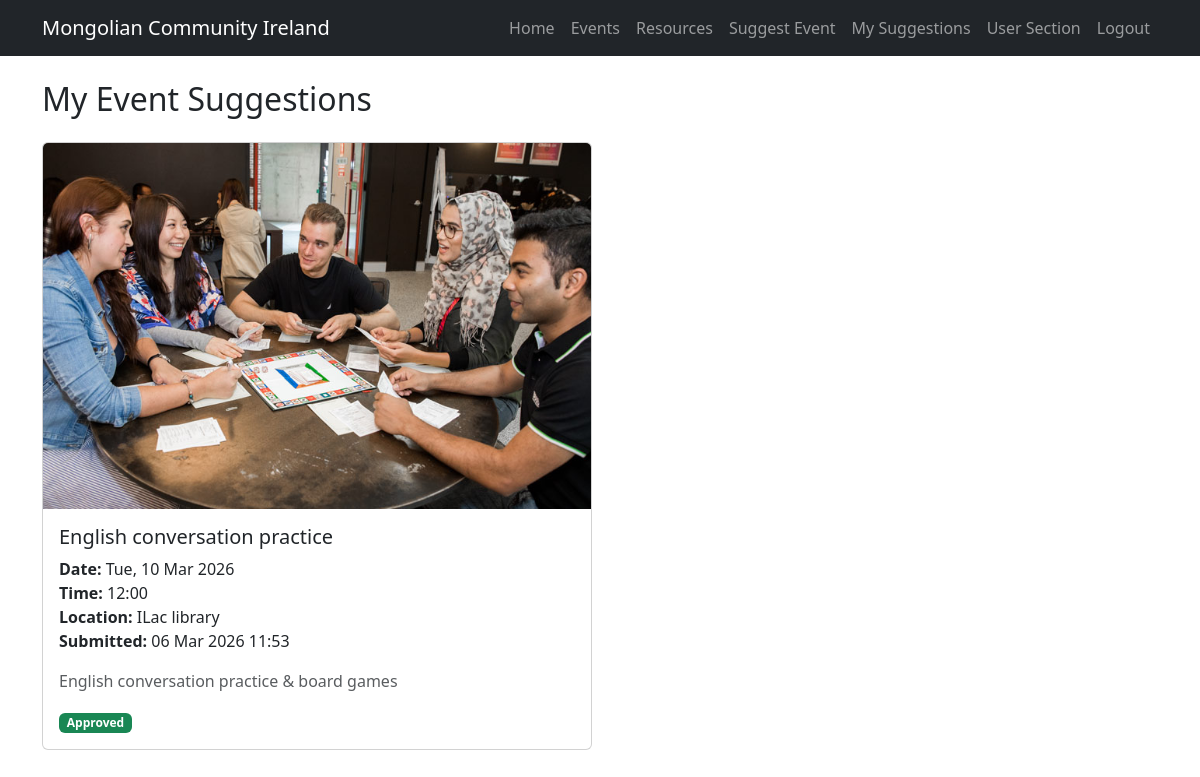
The page /my-suggestions/ (signed in) on the database its author committed.
### portal/models.py (models this page shows, shortened)
class EventSuggestion(models.Model):
    STATUS_CHOICES = [
        ("PENDING", "Pending"),
        ("APPROVED", "Approved"),
        ("REJECTED", "Rejected"),
    ]
    title = models.CharField(max_length=120, validators=[MinLengthValidator(5)])
    description = models.TextField(blank=True, max_length=2000)
    start_datetime = models.DateTimeField()
    location = models.CharField(max_length=120)
    image = models.ImageField(upload_to="event_suggestions/", blank=True, null=True)
    status = models.CharField(max_length=10, choices=STATUS_CHOICES, default="PENDING")
    submitted_at = models.DateTimeField(auto_now_add=True)
    user = models.ForeignKey(User, on_delete=models.CASCADE)

### portal/views.py (the view)
# urls.py: path("my-suggestions/", views.my_suggestions, name="my_suggestions"),
@login_required
def my_suggestions(request):
    suggestions = EventSuggestion.objects.filter(user=request.user).order_by("-submitted_at")
    return render(request, "portal/my_suggestions.html", {"suggestions": suggestions})

### portal/templates/portal/my_suggestions.html (shortened to what this page needs)
{% extends "portal/base.html" %}
{% block content %}
<h2 class="mb-4">My Event Suggestions</h2>
{% if suggestions %}
    <div class="row g-3">
        {% for suggestion in suggestions %}
            <div class="col-md-6">
                <div class="card h-100">
                    {% if suggestion.image %}
                        <img src="{{ suggestion.image.url }}" class="card-img-top" alt="{{ suggestion.title }}">
                    {% endif %}
                    <div class="card-body">
                        <h5 class="card-title">{{ suggestion.title }}</h5>
                        <p class="card-text">
                            <strong>Date:</strong> {{ suggestion.start_datetime|date:"D, d M Y" }}<br>
                            <strong>Time:</strong> {{ suggestion.start_datetime|time:"H:i" }}<br>
                            <strong>Location:</strong> {{ suggestion.location }}<br>
                            <strong>Submitted:</strong> {{ suggestion.submitted_at|date:"d M Y H:i" }}
                        </p>
                        {% if suggestion.description %}
                            <p class="text-muted">
                                {{ suggestion.description|truncatechars:140 }}
                            </p>
                        {% endif %}
                        {% if suggestion.status == "PENDING" %}
                            <span class="badge bg-warning text-dark">Pending</span>
                        {% elif suggestion.status == "APPROVED" %}
                            <span class="badge bg-success">Approved</span>
                        {% elif suggestion.status == "REJECTED" %}
                            <span class="badge bg-danger">Rejected</span>
                        {% endif %}
                    </div>
                </div>
            </div>
        {% endfor %}
    </div>
{% else %}
    <div class="alert alert-info">
        You have not submitted any event suggestions yet.
    </div>
{% endif %}
{% endblock %}

### portal/static/portal/styles.css (style rules this page uses)
.card { transition: transform 0.2s ease, box-shadow 0.2s ease; }
.card-img-top { max-height: 450px; object-fit: contain; background: #f5f5f5; }

### rows shown on the page
EventSuggestion: image (picture), title "English conversation practice", start_datetime "Tue, 10 Mar 2026", start_datetime "12:00", location "ILac library", submitted_at "06 Mar 2026 11:53", description "English conversation practice & board games", status "Approved"
